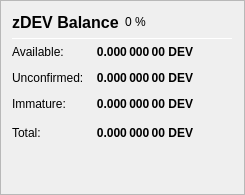
                   <widget class="QFrame" name="frame_ZerocoinBalances">
                    <property name="frameShape">
                     <enum>QFrame::StyledPanel</enum>
                    </property>
                    <property name="frameShadow">
                     <enum>QFrame::Raised</enum>
                    </property>
                    <layout class="QVBoxLayout" name="verticalLayout_7">
                     <item>
                      <layout class="QHBoxLayout" name="horizontalLayout_8" stretch="0,0,0">
                       <item>
                        <widget class="QLabel" name="label_5z_3">
                         <property name="minimumSize">
                          <size>
                           <width>0</width>
                           <height>20</height>
                          </size>
                         </property>
                         <property name="font">
                          <font>
                           <pointsize>12</pointsize>
                           <weight>75</weight>
                           <bold>true</bold>
                          </font>
                         </property>
                         <property name="text">
                          <string>zDEV Balance</string>
                         </property>
                        </widget>
                       </item>
                       <item>
                        <widget class="QLabel" name="labelzdevPercent">
                         <property name="text">
                          <string notr="true">0 %</string>
                         </property>
                        </widget>
                       </item>
                       <item>
                        <spacer name="horizontalSpacer_11">
                         <property name="orientation">
                          <enum>Qt::Horizontal</enum>
                         </property>
                         <property name="sizeHint" stdset="0">
                          <size>
                           <width>40</width>
                           <height>20</height>
                          </size>
                         </property>
                        </spacer>
                       </item>
                      </layout>
                     </item>
                     <item>
                      <widget class="Line" name="line_ZerocoinBalance">
                       <property name="minimumSize">
                        <size>
                         <width>0</width>
                         <height>1</height>
                        </size>
                       </property>
                       <property name="maximumSize">
                        <size>
                         <width>16777215</width>
                         <height>1</height>
                        </size>
                       </property>
                       <property name="orientation">
                        <enum>Qt::Horizontal</enum>
                       </property>
                      </widget>
                     </item>
                     <item>
                      <layout class="QGridLayout" name="gridLayout_5">
                       <property name="spacing">
                        <number>12</number>
                       </property>
                       <item row="1" column="0">
                        <widget class="QLabel" name="labelzBalanceMatureText">
                         <property name="toolTip">
                          <string>Mature: more than 20 confirmation and more than 1 mint of the same denomination after it was minted.
These zdev are spendable.</string>
                         </property>
                         <property name="text">
                          <string>Available:</string>
                         </property>
                        </widget>
                       </item>
                       <item row="1" column="1">
                        <widget class="QLabel" name="labelzBalanceMature">
                         <property name="font">
                          <font>
                           <weight>75</weight>
                           <bold>true</bold>
                          </font>
                         </property>
                         <property name="toolTip">
                          <string>Mature: more than 20 confirmation and more than 1 mint of the same denomination after it was minted.
These zdev are spendable.</string>
                         </property>
                         <property name="text">
                          <string notr="true">0.000 000 00 DEV</string>
                         </property>
                         <property name="alignment">
                          <set>Qt::AlignRight|Qt::AlignTrailing|Qt::AlignVCenter</set>
                         </property>
                        </widget>
                       </item>
                       <item row="2" column="0">
                        <widget class="QLabel" name="labelzBalanceUnconfirmedText">
                         <property name="toolTip">
                          <string>Unconfirmed: less than 20 confirmations
Immature: confirmed, but less than 1 mint of the same denomination after it was minted</string>
                         </property>
                         <property name="text">
                          <string>Unconfirmed:</string>
                         </property>
                        </widget>
                       </item>
                       <item row="2" column="1">
                        <widget class="QLabel" name="labelzBalanceUnconfirmed">
                         <property name="font">
                          <font>
                           <weight>75</weight>
                           <bold>true</bold>
                          </font>
                         </property>
                         <property name="toolTip">
                          <string>Unconfirmed: less than 20 confirmations
Immature: confirmed, but less than 1 mint of the same denomination after it was minted</string>
                         </property>
                         <property name="text">
                          <string notr="true">0.000 000 00 DEV</string>
                         </property>
                         <property name="alignment">
                          <set>Qt::AlignRight|Qt::AlignTrailing|Qt::AlignVCenter</set>
                         </property>
                        </widget>
                       </item>
                       <item row="3" column="0">
                        <widget class="QLabel" name="labelzBalanceImmatureText">
                         <property name="toolTip">
                          <string>Unconfirmed: less than 20 confirmations
Immature: confirmed, but less than 1 mint of the same denomination after it was minted</string>
                         </property>
                         <property name="text">
                          <string>Immature:</string>
                         </property>
                        </widget>
                       </item>
                       <item row="3" column="1">
                        <widget class="QLabel" name="labelzBalanceImmature">
                         <property name="font">
                          <font>
                           <weight>75</weight>
                           <bold>true</bold>
                          </font>
                         </property>
                         <property name="toolTip">
                          <string>Unconfirmed: less than 20 confirmations
Immature: confirmed, but less than 1 mint of the same denomination after it was minted</string>
                         </property>
                         <property name="text">
                          <string notr="true">0.000 000 00 DEV</string>
                         </property>
                         <property name="alignment">
                          <set>Qt::AlignRight|Qt::AlignTrailing|Qt::AlignVCenter</set>
                         </property>
                        </widget>
                       </item>
                       <item row="4" column="0">
                        <widget class="QLabel" name="labelzBalanceText">
                         <property name="toolTip">
                          <string>Your current zdev balance, unconfirmed and immature zdev included.</string>
                         </property>
                         <property name="text">
                          <string>Total:</string>
                         </property>
                        </widget>
                       </item>
                       <item row="4" column="1">
                        <widget class="QLabel" name="labelzBalance">
                         <property name="font">
                          <font>
                           <weight>75</weight>
                           <bold>true</bold>
                          </font>
                         </property>
                         <property name="cursor">
                          <cursorShape>IBeamCursor</cursorShape>
                         </property>
                         <property name="toolTip">
                          <string>Your current zdev balance, unconfirmed and immature zdev included.</string>
                         </property>
                         <property name="text">
                          <string notr="true">0.000 000 00 DEV</string>
                         </property>
                         <property name="alignment">
                          <set>Qt::AlignRight|Qt::AlignTrailing|Qt::AlignVCenter</set>
                         </property>
                         <property name="textInteractionFlags">
                          <set>Qt::LinksAccessibleByMouse|Qt::TextSelectableByKeyboard|Qt::TextSelectableByMouse</set>
                         </property>
                        </widget>
                       </item>
                       <item row="4" column="2">
                        <spacer name="horizontalSpacer_4">
                         <property name="orientation">
                          <enum>Qt::Horizontal</enum>
                         </property>
                         <property name="sizeHint" stdset="0">
                          <size>
                           <width>40</width>
                           <height>20</height>
                          </size>
                         </property>
                        </spacer>
                       </item>
                      </layout>
                     </item>
                     <item>
                      <spacer name="verticalSpacer_4">
                       <property name="orientation">
                        <enum>Qt::Vertical</enum>
                       </property>
                       <property name="sizeHint" stdset="0">
                        <size>
                         <width>20</width>
                         <height>40</height>
                        </size>
                       </property>
                      </spacer>
                     </item>
                    </layout>
                   </widget>
